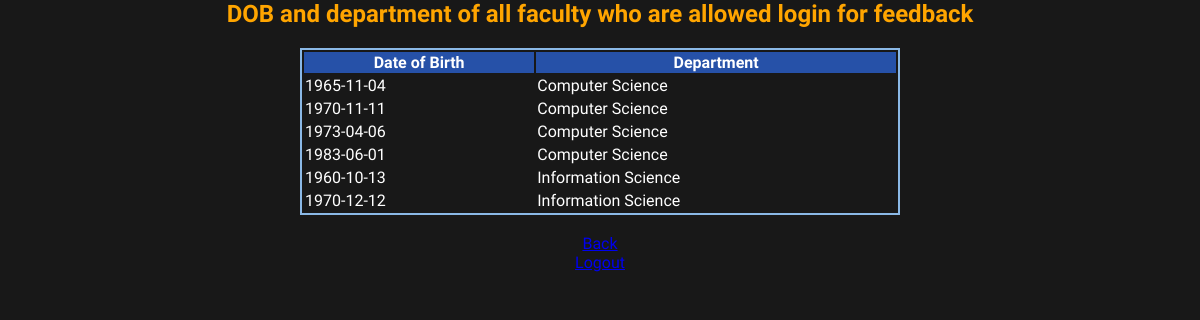
/rep3.php, run on the app's committed database.
### tables this page shows
CREATE TABLE IF NOT EXISTS `faculty` (
  `Staff_ID` varchar(10) NOT NULL,
  `Name` char(20) NOT NULL,
  `DOB` date NOT NULL,
  `Age` int(2) NOT NULL,
  `Designation` char(20) NOT NULL,
  `Depart_name` char(40) NOT NULL,
  PRIMARY KEY (`Staff_ID`),
  KEY `Depart_name` (`Depart_name`)
);

### rep3.php (the view, shortened to what this page needs)
<html>
<head>
  <link href="default.css" rel = "stylesheet" type="text/css" media="all">
</head>
<body background="rvtrans.jpg">
<?php
$qry="select DOB, Depart_name from faculty as F where F.Staff_ID IN (select Login_ID from login_details);";
$val=mysql_query($qry);
?>
<center> <h2 style="color:orange;">DOB and department of all faculty who are allowed login for feedback</h2>
<center>
<table width="50%"  style="border:2px solid #8AB8E6; ">
<tr style="background-color:#2651A8">
	<th>Date of Birth</th>
	<th>Department</th>
	</tr>
<?php
while($row = mysql_fetch_array($val))
  {
  echo "<tr >";
  echo "<td>" . $row['DOB'] . "</td>";
  echo "<td>" . $row['Depart_name'] . "</td>";
  echo "</tr>";
  }
  ?>
</table>
</center>
</div><br>
<center><a href="reports.php">Back</a>
<center><a href="index.php">Logout</a></center>
</body>
</html>

### default.css (style rules this page uses)
html,body { height:100% }
body { background:#181818; padding-bottom: 0px; margin:0px; font-family: 'Didact Gothic',sans-serif; font-size:12pt; font-weight: 200; color: #FFF; text-decoration: none; }

### data on the page
faculty: DOB "1965-11-04", Depart_name "Computer Science"
faculty: DOB "1970-11-11", Depart_name "Computer Science"
faculty: DOB "1973-04-06", Depart_name "Computer Science"
faculty: DOB "1983-06-01", Depart_name "Computer Science"
faculty: DOB "1960-10-13", Depart_name "Information Science"
faculty: DOB "1970-12-12", Depart_name "Information Science"
